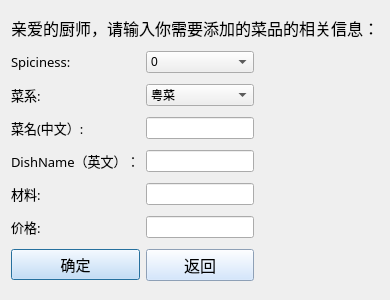
<?xml version="1.0" encoding="UTF-8"?>
<ui version="4.0">
 <class>Add</class>
 <widget class="QDialog" name="Add">
  <property name="geometry">
   <rect>
    <x>0</x>
    <y>0</y>
    <width>386</width>
    <height>300</height>
   </rect>
  </property>
  <property name="windowTitle">
   <string>Dialog</string>
  </property>
  <layout class="QGridLayout" name="gridLayout">
   <item row="6" column="0">
    <widget class="QLabel" name="label_5">
     <property name="font">
      <font>
       <family>Papyrus</family>
       <pointsize>10</pointsize>
      </font>
     </property>
     <property name="text">
      <string>材料:</string>
     </property>
    </widget>
   </item>
   <item row="4" column="1" colspan="3">
    <widget class="QLineEdit" name="lineEdit_2">
     <property name="sizePolicy">
      <sizepolicy hsizetype="Maximum" vsizetype="Fixed">
       <horstretch>0</horstretch>
       <verstretch>0</verstretch>
      </sizepolicy>
     </property>
    </widget>
   </item>
   <item row="6" column="1" colspan="3">
    <widget class="QLineEdit" name="lineEdit">
     <property name="sizePolicy">
      <sizepolicy hsizetype="Maximum" vsizetype="Fixed">
       <horstretch>0</horstretch>
       <verstretch>0</verstretch>
      </sizepolicy>
     </property>
    </widget>
   </item>
   <item row="4" column="0">
    <widget class="QLabel" name="label_3">
     <property name="font">
      <font>
       <family>Papyrus</family>
       <pointsize>10</pointsize>
      </font>
     </property>
     <property name="text">
      <string>菜名(中文）:</string>
     </property>
    </widget>
   </item>
   <item row="5" column="0">
    <widget class="QLabel" name="label_8">
     <property name="font">
      <font>
       <family>Papyrus</family>
       <pointsize>10</pointsize>
      </font>
     </property>
     <property name="text">
      <string>DishName（英文）：</string>
     </property>
    </widget>
   </item>
   <item row="2" column="0">
    <widget class="QLabel" name="label_7">
     <property name="font">
      <font>
       <family>Papyrus</family>
       <pointsize>10</pointsize>
      </font>
     </property>
     <property name="text">
      <string>Spiciness:</string>
     </property>
    </widget>
   </item>
   <item row="5" column="1" colspan="2">
    <widget class="QLineEdit" name="lineEdit_5">
     <property name="sizePolicy">
      <sizepolicy hsizetype="Maximum" vsizetype="Fixed">
       <horstretch>0</horstretch>
       <verstretch>0</verstretch>
      </sizepolicy>
     </property>
    </widget>
   </item>
   <item row="3" column="0">
    <widget class="QLabel" name="label_6">
     <property name="font">
      <font>
       <family>Papyrus</family>
       <pointsize>10</pointsize>
      </font>
     </property>
     <property name="text">
      <string>菜系:</string>
     </property>
    </widget>
   </item>
   <item row="2" column="1">
    <widget class="QComboBox" name="comboBox">
     <item>
      <property name="text">
       <string>0</string>
      </property>
     </item>
     <item>
      <property name="text">
       <string>1</string>
      </property>
     </item>
     <item>
      <property name="text">
       <string>2</string>
      </property>
     </item>
     <item>
      <property name="text">
       <string>3</string>
      </property>
     </item>
     <item>
      <property name="text">
       <string>4</string>
      </property>
     </item>
     <item>
      <property name="text">
       <string>5</string>
      </property>
     </item>
     <item>
      <property name="text">
       <string/>
      </property>
     </item>
    </widget>
   </item>
   <item row="3" column="1">
    <widget class="QComboBox" name="comboBox_2">
     <item>
      <property name="text">
       <string>粤菜</string>
      </property>
     </item>
     <item>
      <property name="text">
       <string>川菜</string>
      </property>
     </item>
     <item>
      <property name="text">
       <string>苏菜</string>
      </property>
     </item>
     <item>
      <property name="text">
       <string>浙菜</string>
      </property>
     </item>
     <item>
      <property name="text">
       <string>闽菜</string>
      </property>
     </item>
     <item>
      <property name="text">
       <string>清真</string>
      </property>
     </item>
     <item>
      <property name="text">
       <string>鲁菜</string>
      </property>
     </item>
    </widget>
   </item>
   <item row="0" column="0" colspan="7">
    <widget class="QLabel" name="label">
     <property name="sizePolicy">
      <sizepolicy hsizetype="Preferred" vsizetype="Fixed">
       <horstretch>0</horstretch>
       <verstretch>0</verstretch>
      </sizepolicy>
     </property>
     <property name="font">
      <font>
       <family>微软雅黑 Light</family>
       <pointsize>12</pointsize>
      </font>
     </property>
     <property name="text">
      <string>亲爱的厨师，请输入你需要添加的菜品的相关信息：</string>
     </property>
    </widget>
   </item>
   <item row="7" column="0">
    <widget class="QLabel" name="label_4">
     <property name="font">
      <font>
       <family>Papyrus</family>
       <pointsize>10</pointsize>
      </font>
     </property>
     <property name="text">
      <string>价格:</string>
     </property>
    </widget>
   </item>
   <item row="7" column="1">
    <widget class="QLineEdit" name="lineEdit_3">
     <property name="sizePolicy">
      <sizepolicy hsizetype="Maximum" vsizetype="Fixed">
       <horstretch>0</horstretch>
       <verstretch>0</verstretch>
      </sizepolicy>
     </property>
    </widget>
   </item>
   <item row="8" column="0">
    <widget class="QPushButton" name="pushButton">
     <property name="font">
      <font>
       <family>Papyrus</family>
       <pointsize>11</pointsize>
      </font>
     </property>
     <property name="styleSheet">
      <string notr="true">background-color: rgb(199, 224, 255);</string>
     </property>
     <property name="text">
      <string>确定</string>
     </property>
    </widget>
   </item>
   <item row="8" column="1">
    <widget class="QPushButton" name="pushButton_2">
     <property name="font">
      <font>
       <family>Papyrus</family>
       <pointsize>12</pointsize>
      </font>
     </property>
     <property name="styleSheet">
      <string notr="true">background-color: rgb(199, 224, 255);</string>
     </property>
     <property name="text">
      <string>返回</string>
     </property>
    </widget>
   </item>
  </layout>
 </widget>
 <resources/>
 <connections/>
</ui>
